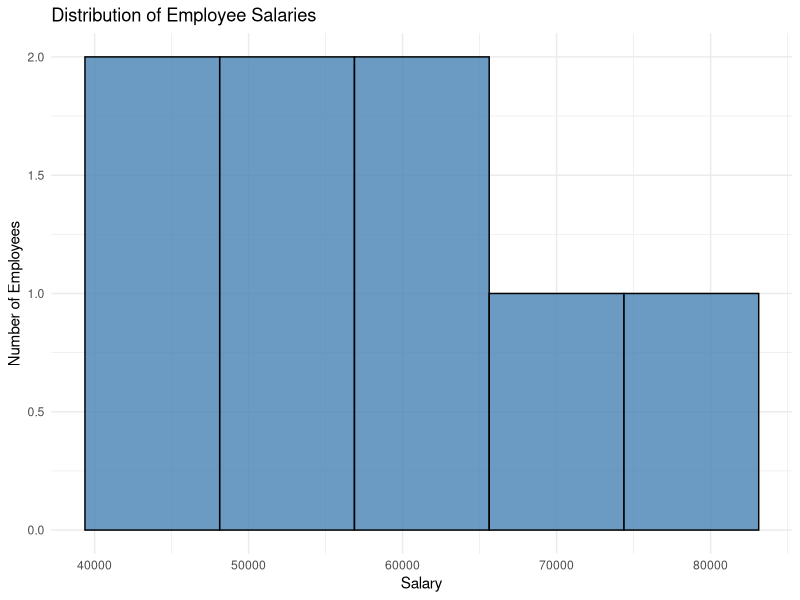
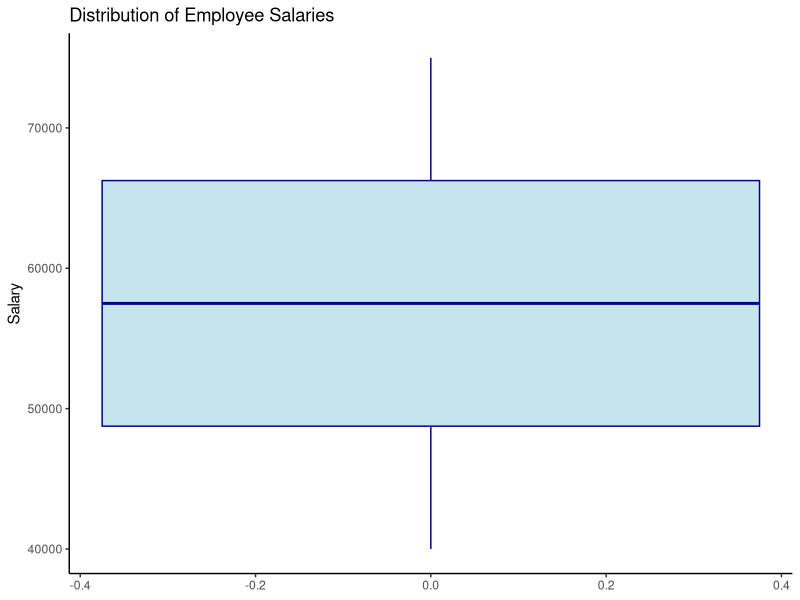
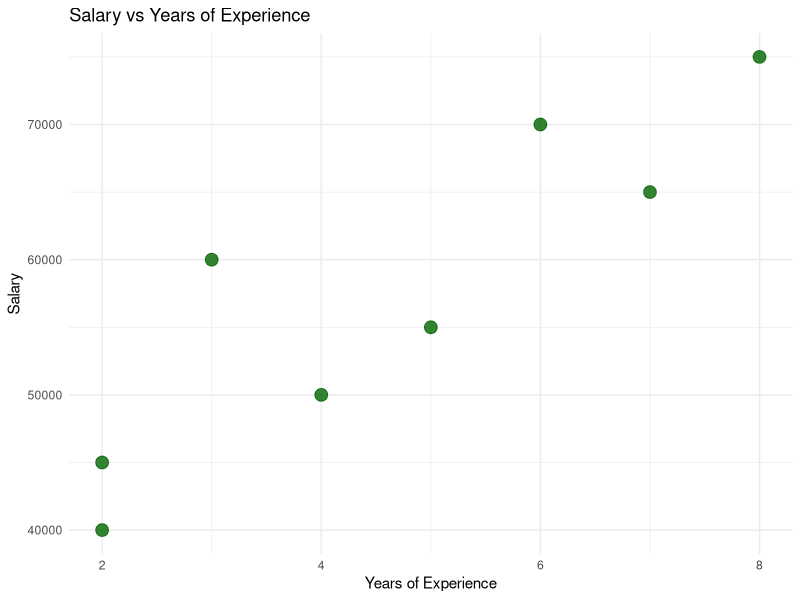
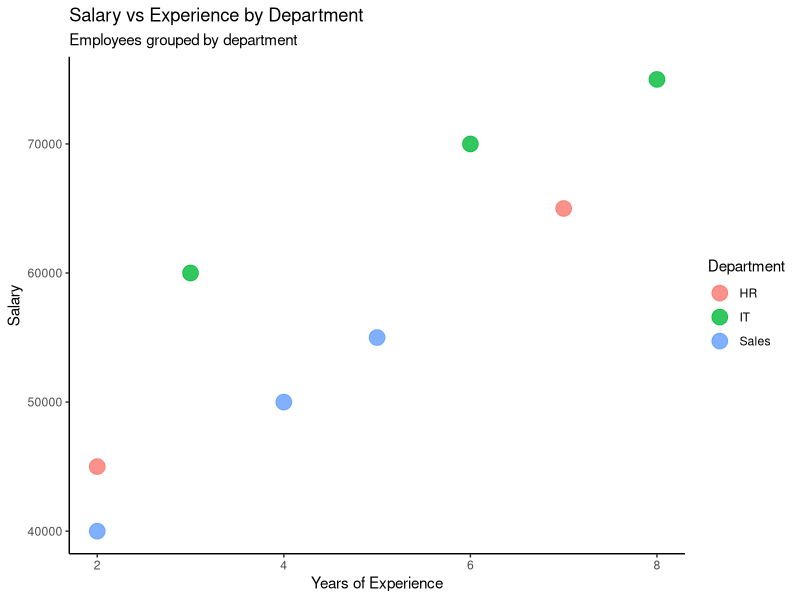
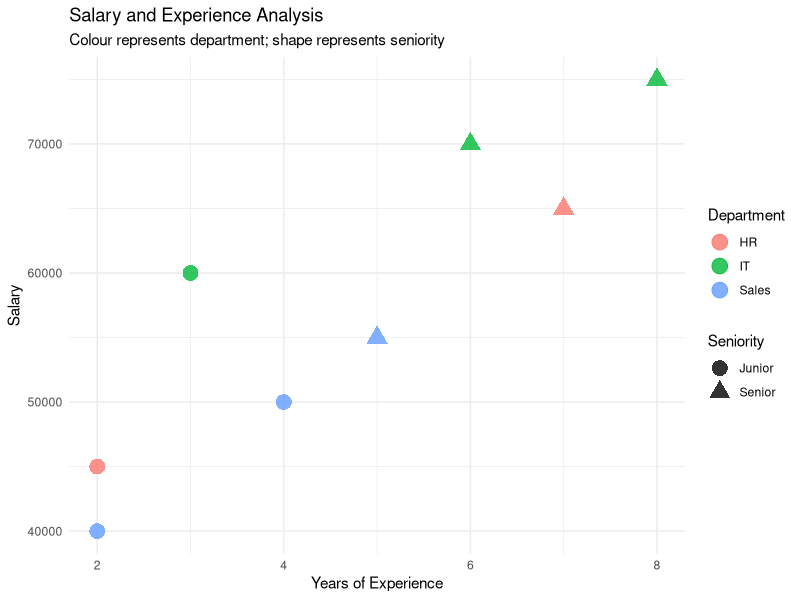
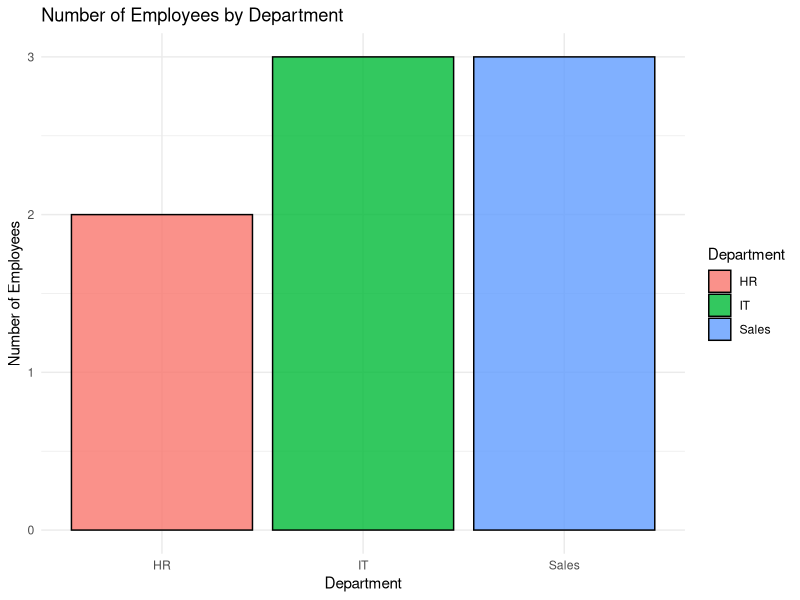
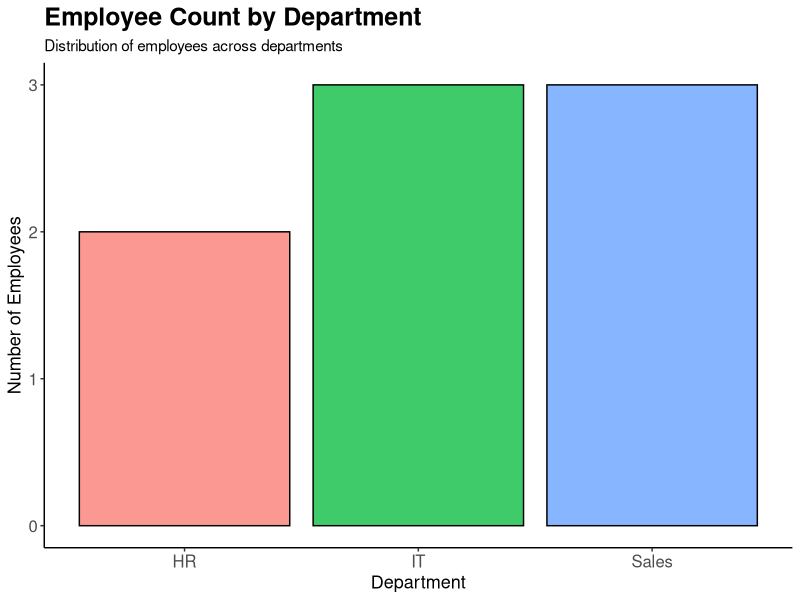
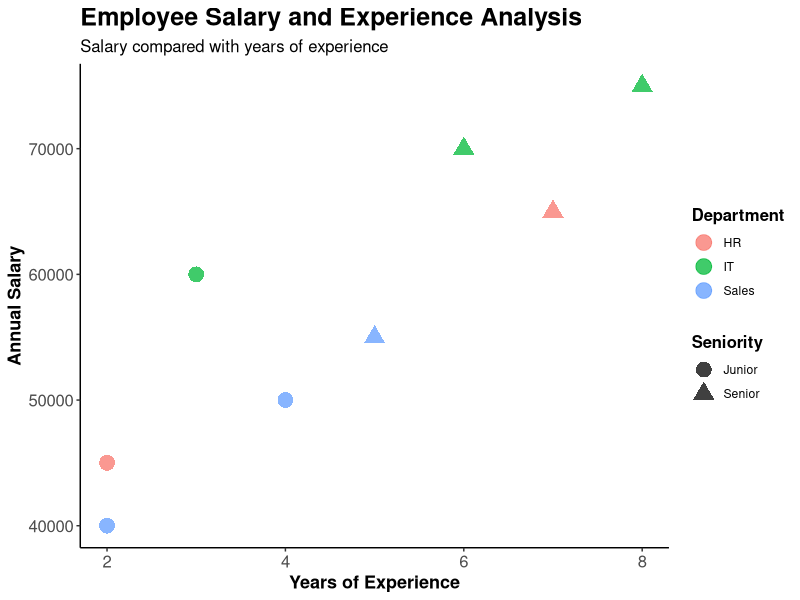

Recreate these plots in R, in order.
############################################################
# MINI DATA ANALYSIS PROJECT
############################################################

# ----------------------------------------------------------
# 1. CREATE THE DATASET
# ----------------------------------------------------------

sales <- data.frame(
  employee = c("A", "B", "C", "D", "E", "F", "G", "H"),
  department = c(
    "Sales", "Sales", "IT", "IT",
    "HR", "HR", "Sales", "IT"
  ),
  age = c(25, 30, 28, 35, 26, 32, 29, 31),
  salary = c(
    40000, 55000, 60000, 75000,
    45000, 65000, 50000, 70000
  ),
  experience = c(2, 5, 3, 8, 2, 7, 4, 6)
)


# ----------------------------------------------------------
# 2. LOAD GGplot2
# ----------------------------------------------------------

library(ggplot2)


# ----------------------------------------------------------
# DATA INSPECTION
# ----------------------------------------------------------

# Display first 5 rows
head(sales, 5)


# Check dimensions
dim(sales)

# Answer:
# 8 rows and 5 columns


# Number of rows
nrow(sales)


# Number of columns
ncol(sales)


# Display column names
names(sales)

# Answer:
# employee
# department
# age
# salary
# experience


# Examine structure
str(sales)


# Generate statistical summary
summary(sales)


# ----------------------------------------------------------
# ANALYSIS
# ----------------------------------------------------------

# Average salary
average_salary <- mean(sales$salary)

average_salary

# Answer:
# 57500


# Median salary
median_salary <- median(sales$salary)

median_salary

# Answer:
# 57500


# Highest-paid employee
highest_paid <- sales[sales$salary == max(sales$salary), ]

highest_paid

# Answer:
# Employee D
# Salary = 75000


# Lowest-paid employee
lowest_paid <- sales[sales$salary == min(sales$salary), ]

lowest_paid

# Answer:
# Employee A
# Salary = 40000


# Employees earning more than 60,000
salary_above_60000 <- sales[sales$salary > 60000, ]

salary_above_60000

# Answer:
# Employee D = 75000
# Employee F = 65000
# Employee H = 70000


# Employees with more than 5 years of experience
experience_above_5 <- sales[sales$experience > 5, ]

experience_above_5

# Answer:
# Employee D = 8 years
# Employee F = 7 years
# Employee H = 6 years


# ----------------------------------------------------------
# AVERAGE SALARY BY DEPARTMENT
# ----------------------------------------------------------

average_salary_department <- aggregate(
  salary ~ department,
  data = sales,
  FUN = mean
)

average_salary_department

# Expected result:
#
# department    salary
# HR            55000
# IT            68333.33
# Sales         48333.33


# ----------------------------------------------------------
# AVERAGE EXPERIENCE BY DEPARTMENT
# ----------------------------------------------------------

average_experience_department <- aggregate(
  experience ~ department,
  data = sales,
  FUN = mean
)

average_experience_department

# Expected result:
#
# department    experience
# HR            4.5
# IT            5.67
# Sales         3.67


# ----------------------------------------------------------
# COUNT EMPLOYEES IN EACH DEPARTMENT
# ----------------------------------------------------------

employee_count <- table(sales$department)

employee_count

# Expected result:
#
# HR       IT     Sales
# 2        3      3


# Convert frequency table to data frame
employee_count_df <- as.data.frame(employee_count)

names(employee_count_df) <- c(
  "department",
  "employee_count"
)

employee_count_df


# ----------------------------------------------------------
# CREATE SENIORITY COLUMN
# ----------------------------------------------------------

sales$seniority <- ifelse(
  sales$experience >= 5,
  "Senior",
  "Junior"
)

# Display updated dataset
sales


# Expected:
#
# A = Junior
# B = Senior
# C = Junior
# D = Senior
# E = Junior
# F = Senior
# G = Junior
# H = Senior


# Convert seniority into a factor
sales$seniority <- factor(
  sales$seniority,
  levels = c("Junior", "Senior")
)


# ----------------------------------------------------------
# VISUALISATION 1: SALARY HISTOGRAM
# ----------------------------------------------------------

ggplot(
  sales,
  aes(x = salary)
) +
  geom_histogram(
    bins = 5,
    fill = "steelblue",
    colour = "black",
    alpha = 0.8
  ) +
  labs(
    title = "Distribution of Employee Salaries",
    x = "Salary",
    y = "Number of Employees"
  ) +
  theme_minimal()


# ----------------------------------------------------------
# VISUALISATION 2: SALARY BOX PLOT
# ----------------------------------------------------------

ggplot(
  sales,
  aes(y = salary)
) +
  geom_boxplot(
    fill = "lightblue",
    colour = "darkblue",
    alpha = 0.7
  ) +
  labs(
    title = "Distribution of Employee Salaries",
    y = "Salary"
  ) +
  theme_classic()


# ----------------------------------------------------------
# VISUALISATION 3:
# SALARY VS EXPERIENCE SCATTER PLOT
# ----------------------------------------------------------

ggplot(
  sales,
  aes(
    x = experience,
    y = salary
  )
) +
  geom_point(
    colour = "darkgreen",
    size = 4,
    alpha = 0.8
  ) +
  labs(
    title = "Salary vs Years of Experience",
    x = "Years of Experience",
    y = "Salary"
  ) +
  theme_minimal()


# ----------------------------------------------------------
# VISUALISATION 4:
# SCATTER PLOT COLOURED BY DEPARTMENT
# ----------------------------------------------------------

ggplot(
  sales,
  aes(
    x = experience,
    y = salary,
    colour = department
  )
) +
  geom_point(
    size = 5,
    alpha = 0.8
  ) +
  labs(
    title = "Salary vs Experience by Department",
    subtitle = "Employees grouped by department",
    x = "Years of Experience",
    y = "Salary",
    colour = "Department"
  ) +
  theme_classic()


# ----------------------------------------------------------
# SCATTER PLOT USING MULTIPLE AESTHETICS
# ----------------------------------------------------------

ggplot(
  sales,
  aes(
    x = experience,
    y = salary,
    colour = department,
    shape = seniority
  )
) +
  geom_point(
    size = 5,
    alpha = 0.8
  ) +
  labs(
    title = "Salary and Experience Analysis",
    subtitle = "Colour represents department; shape represents seniority",
    x = "Years of Experience",
    y = "Salary",
    colour = "Department",
    shape = "Seniority"
  ) +
  theme_minimal()


# ----------------------------------------------------------
# VISUALISATION 5:
# EMPLOYEE COUNT BY DEPARTMENT
# ----------------------------------------------------------

ggplot(
  employee_count_df,
  aes(
    x = department,
    y = employee_count,
    fill = department
  )
) +
  geom_col(
    colour = "black",
    alpha = 0.8
  ) +
  labs(
    title = "Number of Employees by Department",
    x = "Department",
    y = "Number of Employees",
    fill = "Department"
  ) +
  theme_minimal()


# ----------------------------------------------------------
# EMPLOYEE COUNT BY DEPARTMENT
# WITH DIFFERENT THEME
# ----------------------------------------------------------

ggplot(
  employee_count_df,
  aes(
    x = department,
    y = employee_count,
    fill = department
  )
) +
  geom_col(
    colour = "black",
    alpha = 0.75
  ) +
  labs(
    title = "Employee Count by Department",
    subtitle = "Distribution of employees across departments",
    x = "Department",
    y = "Number of Employees"
  ) +
  theme_classic() +
  theme(
    legend.position = "none",
    plot.title = element_text(
      size = 18,
      face = "bold"
    ),
    axis.text = element_text(
      size = 12
    ),
    axis.title = element_text(
      size = 13
    )
  )


############################################################
# FINAL CUSTOMISED VISUALISATION
############################################################

# Combining:
# - colour aesthetic
# - shape aesthetic
# - point size
# - transparency
# - title
# - subtitle
# - axis labels
# - legend titles
# - custom theme
# - customised text sizes

ggplot(
  sales,
  aes(
    x = experience,
    y = salary,
    colour = department,
    shape = seniority
  )
) +
  geom_point(
    size = 5,
    alpha = 0.75
  ) +
  labs(
    title = "Employee Salary and Experience Analysis",
    subtitle = "Salary compared with years of experience",
    x = "Years of Experience",
    y = "Annual Salary",
    colour = "Department",
    shape = "Seniority"
  ) +
  theme_classic() +
  theme(
    plot.title = element_text(
      size = 18,
      face = "bold"
    ),
    plot.subtitle = element_text(
      size = 12
    ),
    axis.text = element_text(
      size = 12
    ),
    axis.title = element_text(
      size = 13,
      face = "bold"
    ),
    legend.title = element_text(
      size = 12,
      face = "bold"
    ),
    legend.position = "right"
  )


############################################################
# OPTIONAL: SUMMARY TABLE
############################################################

# Create a complete department summary

department_summary <- aggregate(
  cbind(salary, experience) ~ department,
  data = sales,
  FUN = mean
)

department_summary


# Add employee count

department_count <- aggregate(
  employee ~ department,
  data = sales,
  FUN = length
)

names(department_count)[2] <- "employee_count"

# Combine both tables

department_summary <- merge(
  department_summary,
  department_count,
  by = "department"
)

# Rename columns

names(department_summary) <- c(
  "Department",
  "Average_Salary",
  "Average_Experience",
  "Employee_Count"
)

department_summary


############################################################
# END OF MINI DATA ANALYSIS PROJECT
############################################################
